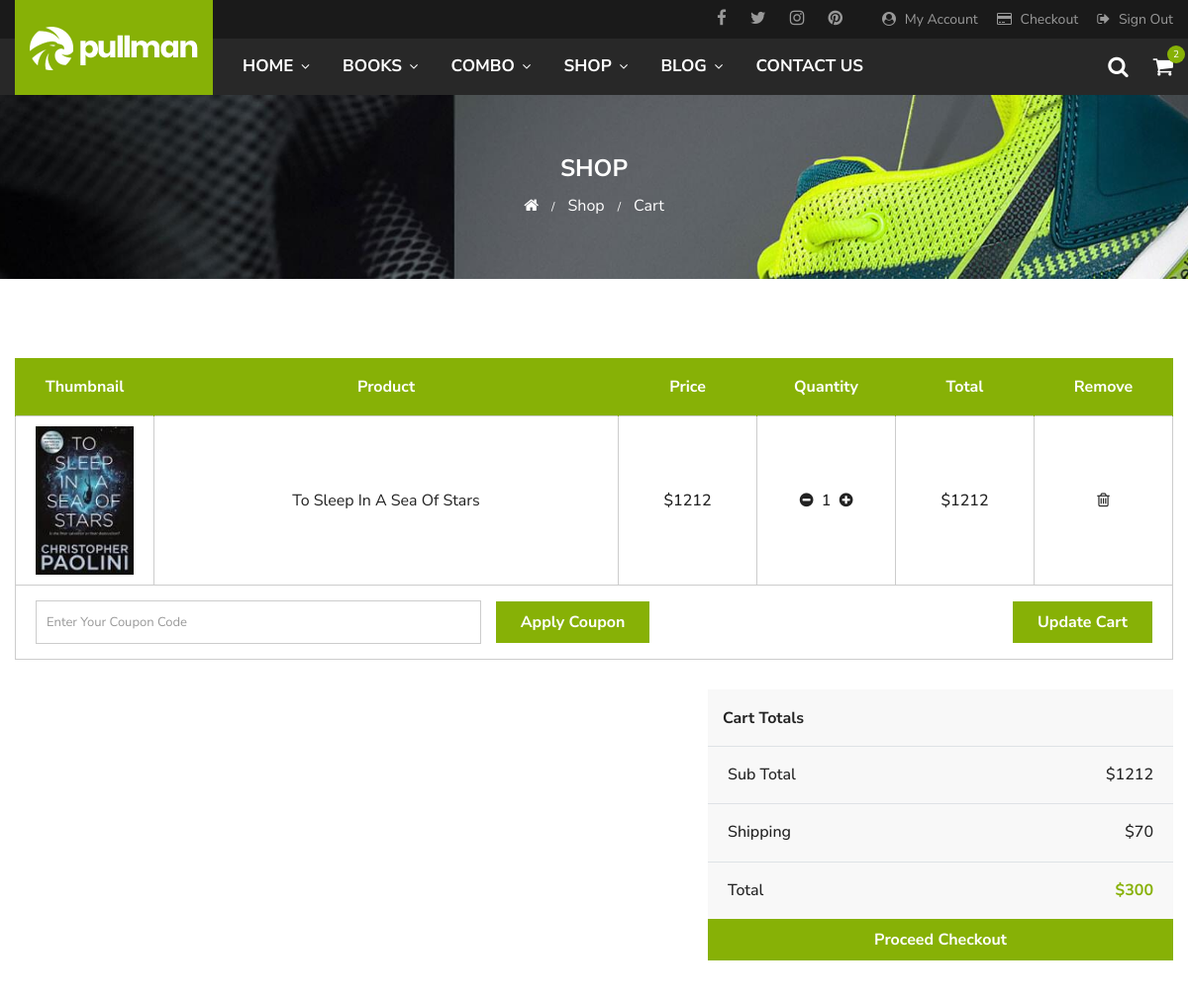
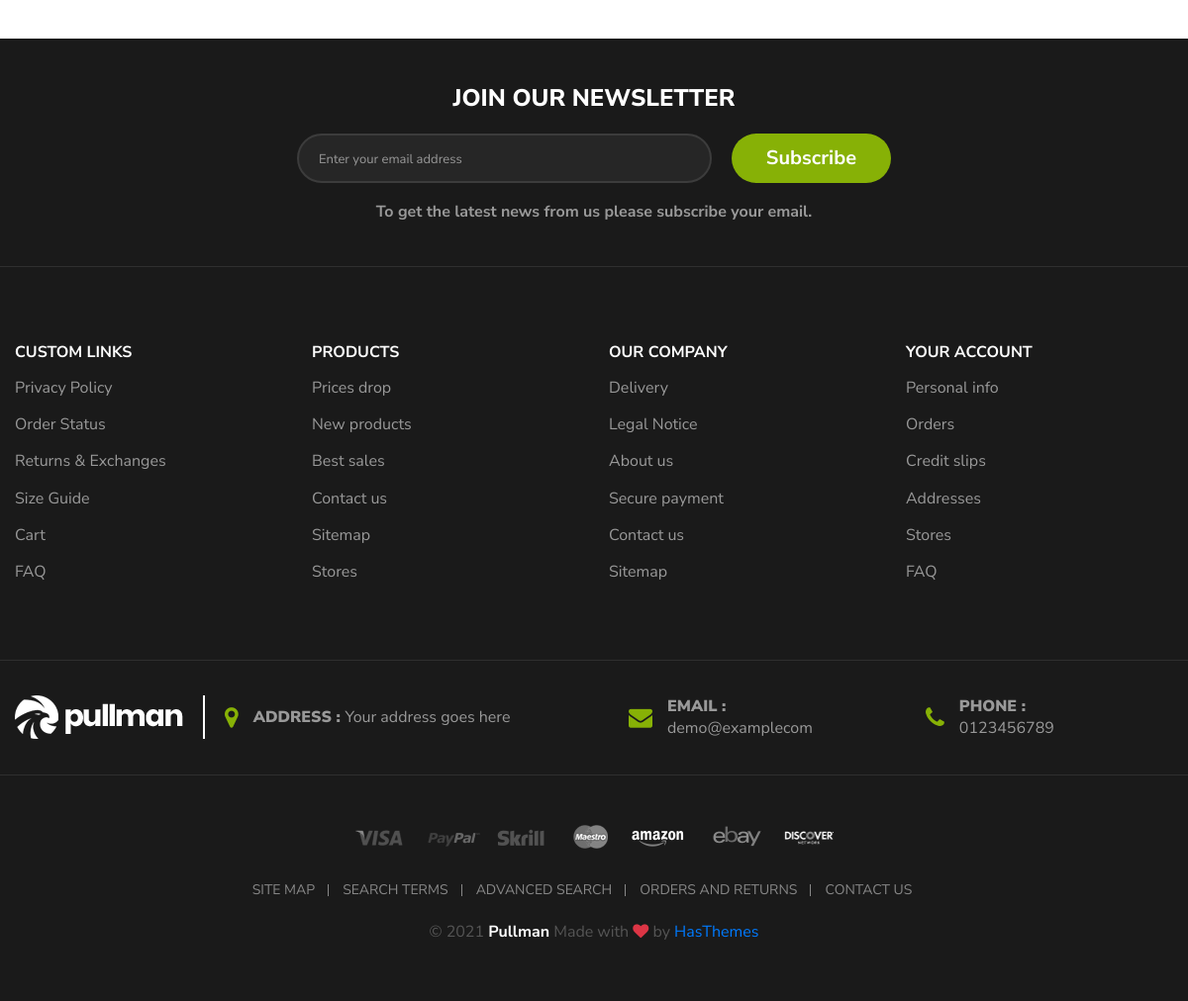
Page /showcart/ (signed in) on the committed database (2 pictures, top to bottom).
### app/models.py (models this page shows)
class Cart(models.Model):
    user=models.ForeignKey(Register,on_delete=models.CASCADE)
    book=models.ForeignKey(Books,on_delete=models.CASCADE)
    quantity=models.IntegerField()
    subtotal=models.IntegerField()

class Books(models.Model):
    cname=models.ForeignKey(category,on_delete=models.CASCADE)
    book_name=models.CharField(max_length=1000)
    author=models.CharField(max_length=500)
    foreword_by=models.CharField(max_length=500,blank=True)
    editer1=models.CharField(max_length=500,blank=True)
    editer2=models.CharField(max_length=500,blank=True)
    publication=models.CharField(max_length=1000)
    release_date=models.DateTimeField()
    best_seller=models.BooleanField(default=False)
    price=models.IntegerField()
    image=models.ImageField(upload_to='bookimg')
    language=models.CharField(max_length=100)
    isbn_13=models.IntegerField()
    isbn_10=models.IntegerField()
    pages=models.IntegerField()
    ebook=models.FileField(upload_to='ebook')

### app/views.py (the view)
# urls.py: path('showcart/',views.showcart,name='showcart'),
def showcart(request):
    if 'user' in request.session:
        user=request.session['user']
        user_info=Register.objects.get(email=user)
        c1=Cart.objects.filter(user__id=user_info.id)
        list1=[]
        subtotal=0
        for i in c1:
            list1.append(i.book.price)
            subtotal+=i.subtotal
        l1=sum(list1)
        request.session['subto']=subtotal
        context={'c1':c1,'subtotal':subtotal}
        return render(request,'cart.html',context)
    else:
        return redirect('login')

### app/templates/cart.html (shortened to what this page needs)
{% extends 'base.html' %}
{% load static %}
{% block body %}
    <main>
        <div class="breadcrumb-area breadcrumb-img bg-img" data-bg="assets/img/banner/shop.jpg">
            <div class="container">
                <div class="row">
                    <div class="col-12">
                        <div class="breadcrumb-wrap">
                            <nav aria-label="breadcrumb">
                                <h3 class="breadcrumb-title">SHOP</h3>
                                <ul class="breadcrumb justify-content-center">
                                    <li class="breadcrumb-item"><a href="index.html"><i class="fa fa-home"></i></a></li>
                                    <li class="breadcrumb-item"><a href="shop.html">Shop</a></li>
                                    <li class="breadcrumb-item active" aria-current="page">Cart</li>
                                </ul>
                            </nav>
                        </div>
                    </div>
                </div>
            </div>
        </div>
        <div class="cart-main-wrapper section-padding">
            <div class="container">
                <div class="section-bg-color">
                    <div class="row">
                        <div class="col-lg-12">
                            <div class="cart-table table-responsive">
                                <table class="table table-bordered">
                                    <thead>
                                        <tr>
                                            <th class="pro-thumbnail">Thumbnail</th>
                                            <th class="pro-title">Product</th>
                                            <th class="pro-price">Price</th>
                                            <th class="pro-quantity">Quantity</th>
                                            <th class="pro-subtotal">Total</th>
                                            <th class="pro-remove">Remove</th>
                                        </tr>
                                    </thead>
                                    <tbody>
                                       {% for i in c1 %}
                                       <tr>
                                        <td class="pro-thumbnail"><a href="#"><img class="img-fluid" src="{{i.book.image.url}}" alt="Product" /></a></td>
                                        <td class="pro-title"><a href="#">{{i.book.book_name}}</a></td>
                                        <td class="pro-price"><span>${{i.book.price}}</span></td>
                                        <td class="cart_quantity">
                                            <a href="{% url 'minus' i.id %}"><i class="fa fa-minus-circle"></i></a>&nbsp
                                            {{i.quantity}}&nbsp
                                            <a href="{% url 'plus' i.id %}"><i class="fa fa-plus-circle"></i></a>
                                        </td>
                                        <td class="pro-subtotal"><span>${{i.subtotal}}</span></td>
                                        <td class="pro-remove"><a href="{% url 'remove' i.id %}"><i class="fa fa-trash-o"></i></a></td>
                                    </tr>
                                       {% endfor %}
                                    </tbody>
                                </table>
                            </div>
                            <div class="cart-update-option d-block d-md-flex justify-content-between">
                                <div class="apply-coupon-wrapper">
                                    <form action="#" method="post" class=" d-block d-md-flex">
                                        <input type="text" placeholder="Enter Your Coupon Code" required />
                                        <button class="btn btn-sqr">Apply Coupon</button>
                                    </form>
                                </div>
                                <div class="cart-update">
                                    <a href="#" class="btn btn-sqr">Update Cart</a>
                                </div>
                            </div>
                        </div>
                    </div>
                    <div class="row">
                        <div class="col-lg-5 ml-auto">
                            <div class="cart-calculator-wrapper">
                                <div class="cart-calculate-items">
                                    <h6>Cart Totals</h6>
                                    <div class="table-responsive">
                                        <table class="table">
                                            <tr>
                                                <td>Sub Total</td>
                                                <td>${{subtotal}}</td>
                                            </tr>
                                            <tr>
                                                <td>Shipping</td>
                                                <td>$70</td>
                                            </tr>
                                            <tr class="total">
                                                <td>Total</td>
                                                <td class="total-amount">$300</td>
                                            </tr>
                                        </table>
                                    </div>
                                </div>
                                <a href="{% url 'checkout' %}" class="btn btn-sqr d-block">Proceed Checkout</a>
                            </div>
                        </div>
                    </div>
                </div>
            </div>
        </div>
    </main>
{% endblock body %}

### rows in the picture
Cart: book.image (picture), book.book_name "To Sleep In A Sea Of Stars", book.price "1212", quantity "1", subtotal "1212"

### other values in the picture
{{ subtotal }} "1212"
